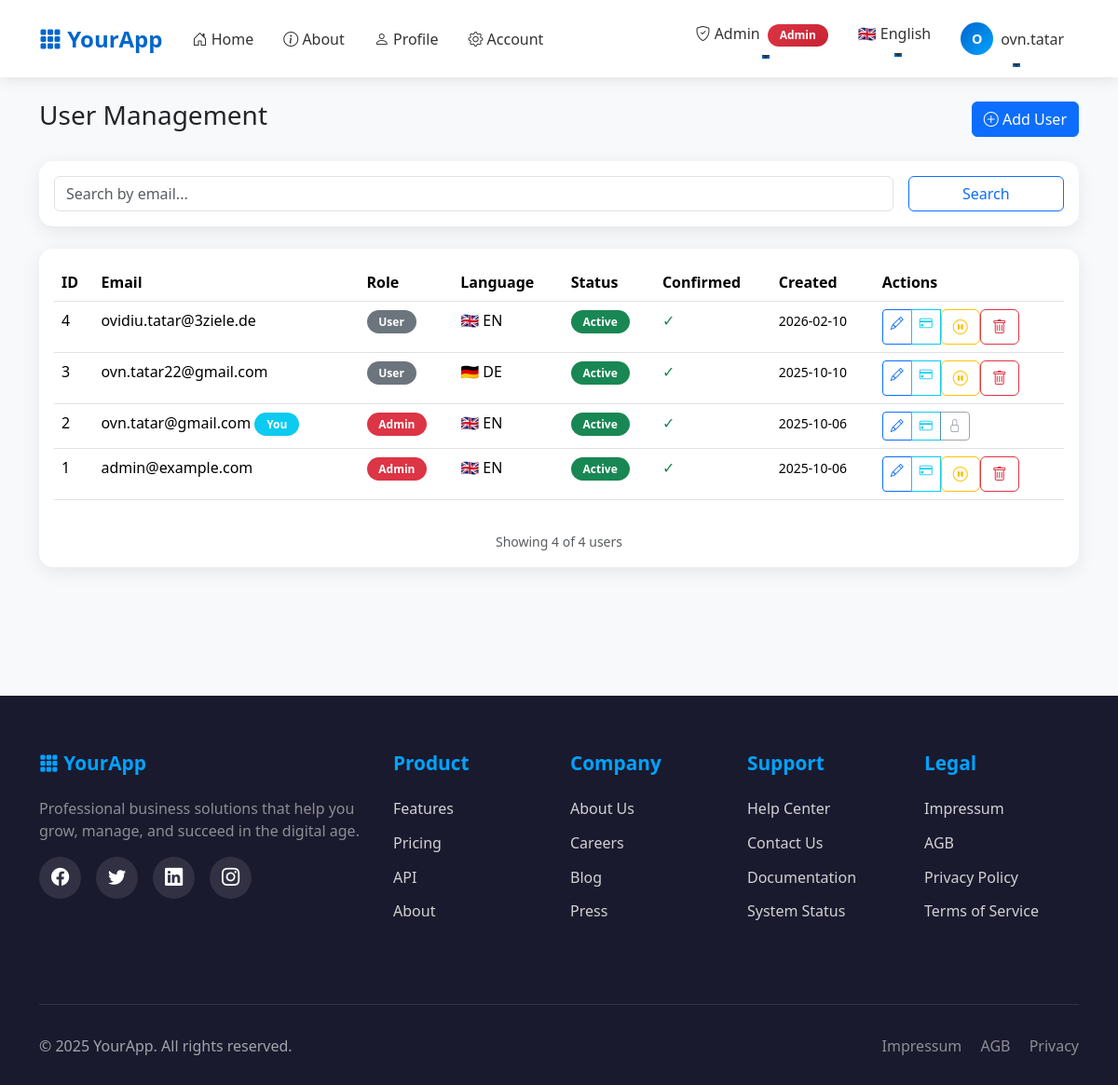
The app's page /admin/ (signed in) with its own data.
### app/models/user.py (models this page shows, shortened)
class User(UserMixin, db.Model):
    id = db.Column(db.Integer, primary_key=True)
    email = db.Column(db.String(255), unique=True, nullable=False, index=True)
    language = db.Column(db.String(5), default='en')
    role = db.Column(db.String(20), nullable=False, default='user', index=True)
    password_hash = db.Column(db.String(255), nullable=False)
    created_at = db.Column(db.DateTime, default=datetime.utcnow, nullable=False)
    confirmed_at = db.Column(db.DateTime, nullable=True)
    is_active = db.Column(db.Boolean, default=True, nullable=False, index=True)
    plan_id = db.Column(db.Integer, db.ForeignKey('plan.id'), nullable=True)
    plan = db.relationship('Plan', back_populates='users')
    plan_subscribed_at = db.Column(db.DateTime, nullable=True)
    billing = db.relationship("BillingProfile", uselist=False, back_populates="user", cascade="all, delete-orphan")
    api_keys = db.relationship("APIKey", back_populates="user", cascade="all, delete-orphan", lazy='dynamic')
    @property
    def is_confirmed(self) -> bool:
        return self.confirmed_at is not None
    @property
    def is_authenticated(self):
        return True

### app/blueprints/admin/routes.py (the view)
@bp.route('/')
@login_required
@roles_required('admin')
def index():
    page = request.args.get('page', 1, type=int)
    per_page = 20
    search = request.args.get('search', '', type=str)
    query = User.query
    if search:
        query = query.filter(
            (User.email.ilike(f'%{search}%'))
        )
    pagination = query.order_by(User.created_at.desc()).paginate(
        page=page, per_page=per_page, error_out=False
    )
    users = pagination.items
    return render_template(
        'admin/index.html',
        users=users,
        pagination=pagination,
        search=search
    )

### app/templates/admin/index.html (shortened to what this page needs)
{% extends "base.html" %}
{% block content %}
<div class="d-flex justify-content-between align-items-center mb-4">
  <h1 class="h3">{{ _('User Management') }}</h1>
  <a href="{{ url_for('admin.add_user') }}" class="btn btn-primary">
    <i class="bi bi-plus-circle"></i> {{ _('Add User') }}
  </a>
</div>
<div class="card mb-4">
  <div class="card-body">
    <form method="GET" action="{{ url_for('admin.index') }}" class="row g-3">
      <div class="col-md-10">
        <input type="text" name="search" class="form-control" placeholder="{{ _('Search by email...') }}" value="{{ search }}">
      </div>
      <div class="col-md-2">
        <button type="submit" class="btn btn-outline-primary w-100">{{ _('Search') }}</button>
      </div>
    </form>
  </div>
</div>
<div class="card">
  <div class="card-body">
    {% if users %}
      <div class="table-responsive">
        <table class="table table-hover">
          <thead>
            <tr>
              <th>{{ _('ID') }}</th>
              <th>{{ _('Email') }}</th>
              <th>{{ _('Role') }}</th>
              <th>{{ _('Language') }}</th>
              <th>{{ _('Status') }}</th>
              <th>{{ _('Confirmed') }}</th>
              <th>{{ _('Created') }}</th>
              <th>{{ _('Actions') }}</th>
            </tr>
          </thead>
          <tbody>
            {% for user in users %}
            <tr class="{% if not user.is_active %}table-secondary{% endif %}">
              <td>{{ user.id }}</td>
              <td>
                {{ user.email }}
                {% if user.id == current_user.id %}
                  <span class="badge bg-info">{{ _('You') }}</span>
                {% endif %}
              </td>
              <td>
                {% if user.role == 'admin' %}
                  <span class="badge bg-danger">{{ _('Admin') }}</span>
                {% else %}
                  <span class="badge bg-secondary">{{ _('User') }}</span>
                {% endif %}
              </td>
              <td>
                {% if user.language == 'de' %}🇩🇪{% else %}🇬🇧{% endif %}
                {{ user.language.upper() }}
              </td>
              <td>
                {% if user.is_active %}
                  <span class="badge bg-success">{{ _('Active') }}</span>
                {% else %}
                  <span class="badge bg-danger">{{ _('Disabled') }}</span>
                {% endif %}
              </td>
              <td>
                {% if user.is_confirmed %}
                  <span class="text-success">✓</span>
                {% else %}
                  <span class="text-muted">✗</span>
                {% endif %}
              </td>
              <td>
                <small>{{ user.created_at.strftime('%Y-%m-%d') }}</small>
              </td>
              <td>
                <div class="btn-group btn-group-sm" role="group">
                  <a href="{{ url_for('admin.edit_user', user_id=user.id) }}"
                     class="btn btn-outline-primary"
                     title="{{ _('Edit') }}">
                    <i class="bi bi-pencil"></i>
                  </a>
                  <a href="{{ url_for('admin.edit_user_billing', user_id=user.id) }}"
                     class="btn btn-outline-info"
                     title="{{ _('Edit Billing') }}">
                    <i class="bi bi-credit-card"></i>
                  </a>
                  {% if user.id != current_user.id %}
                  <form method="POST" action="{{ url_for('admin.toggle_user_status', user_id=user.id) }}" style="display: inline;">
                    <button type="submit"
                            class="btn btn-outline-{% if user.is_active %}warning{% else %}success{% endif %}"
                            title="{% if user.is_active %}{{ _('Disable') }}{% else %}{{ _('Enable') }}{% endif %}"
                            onclick="return confirm('{{ _('Are you sure?') }}')">
                      {% if user.is_active %}
                        <i class="bi bi-pause-circle"></i>
                      {% else %}
                        <i class="bi bi-play-circle"></i>
                      {% endif %}
                    </button>
                  </form>
                  <form method="POST" action="{{ url_for('admin.delete_user', user_id=user.id) }}" style="display: inline;">
                    <button type="submit"
                            class="btn btn-outline-danger"
                            title="{{ _('Delete') }}"
                            onclick="return confirm('{{ _('Are you sure you want to delete this user?') }}')">
                      <i class="bi bi-trash"></i>
                    </button>
                  </form>
                  {% else %}
                    <button class="btn btn-outline-secondary" disabled title="{{ _('Cannot modify yourself') }}">
                      <i class="bi bi-lock"></i>
                    </button>
                  {% endif %}
                </div>
              </td>
            </tr>
            {% endfor %}
          </tbody>
        </table>
      </div>
      <div class="text-center mt-3 text-muted">
        <small>{{ _('Showing') }} {{ users|length }} {{ _('of') }} {{ pagination.total }} {{ _('users') }}</small>
      </div>
    {% endif %}
  </div>
</div>
<link rel="stylesheet" href="https://cdn.jsdelivr.net/npm/bootstrap-icons@1.10.0/font/bootstrap-icons.css">
{% endblock %}

### app/templates/base.html (shortened to what this page needs)
<!doctype html>
<html lang="en">
<head>
    <link href="https://cdn.jsdelivr.net/npm/bootstrap@5.3.3/dist/css/bootstrap.min.css" rel="stylesheet">
    <link rel="stylesheet" href="https://cdn.jsdelivr.net/npm/bootstrap-icons@1.11.0/font/bootstrap-icons.css">
    <link href="{{ url_for('static', filename='css/app.css') }}" rel="stylesheet">
</head>
<body>
    <nav class="navbar navbar-expand-lg navbar-light sticky-top">
        <div class="container">
            <a class="navbar-brand" href="{{ url_for('main.index') }}">
                <i class="bi bi-grid-3x3-gap-fill"></i> YourApp
            </a>
            <div class="collapse navbar-collapse" id="navbarNav">
                <ul class="navbar-nav me-auto">
                    <li class="nav-item">
                        <a class="nav-link" href="{{ url_for('main.index') }}">
                            <i class="bi bi-house-door"></i> {{ _('Home') }}
                        </a>
                    </li>
                    <li class="nav-item">
                        <a class="nav-link" href="{{ url_for('main.about') }}">
                            <i class="bi bi-info-circle"></i> {{ _('About') }}
                        </a>
                    </li>
                    {% if current_user.is_authenticated %}
                    <li class="nav-item">
                        <a class="nav-link" href="{{ url_for('main.profile') }}">
                            <i class="bi bi-person"></i> {{ _('Profile') }}
                        </a>
                    </li>
                    <li class="nav-item">
                        <a class="nav-link" href="{{ url_for('account.overview') }}">
                            <i class="bi bi-gear"></i> {{ _('Account') }}
                        </a>
                    </li>
                    {% endif %}
                </ul>
                <ul class="navbar-nav">
                    {% if current_user.is_authenticated %}
                        {% if current_user.role == 'admin' %}
                        <li class="nav-item dropdown">
                            <a class="nav-link dropdown-toggle" href="#" id="adminDropdown" role="button"
                               data-bs-toggle="dropdown" aria-expanded="false">
                                <i class="bi bi-shield-check"></i> {{ _('Admin') }}
                                <span class="badge badge-admin ms-1">Admin</span>
                            </a>
                        </li>
                        {% endif %}
                        <li class="nav-item dropdown language-dropdown">
                            <a class="nav-link dropdown-toggle" href="#" id="languageDropdown" role="button"
                               data-bs-toggle="dropdown" aria-expanded="false">
                                {% if current_user.language == 'de' %}
                                    🇩🇪 Deutsch
                                {% else %}
                                    🇬🇧 English
                                {% endif %}
                            </a>
                        </li>
                        <li class="nav-item dropdown">
                            <a class="nav-link dropdown-toggle d-flex align-items-center" href="#" id="userDropdown"
                               role="button" data-bs-toggle="dropdown" aria-expanded="false">
                                <div class="user-avatar me-2">
                                    {{ current_user.email[0]|upper }}
                                </div>
                                <span class="d-none d-lg-inline">{{ current_user.email.split('@')[0] }}</span>
                            </a>
                        </li>
                    {% endif %}
                </ul>
            </div>
        </div>
    </nav>
    <main class="py-4">
        <div class="container">
            {% block content %}{% endblock %}
        </div>
    </main>
    <footer class="footer">
        <div class="container">
            <div class="row">
                <div class="col-lg-4 mb-4">
                    <h3 class="footer-title">
                        <i class="bi bi-grid-3x3-gap-fill"></i> YourApp
                    </h3>
                    <p class="text-white-50">Professional business solutions that help you grow, manage, and succeed in the digital age.</p>
                    <div class="social-links">
                        <a href="#" aria-label="Facebook"><i class="bi bi-facebook"></i></a>
                        <a href="#" aria-label="Twitter"><i class="bi bi-twitter"></i></a>
                        <a href="#" aria-label="LinkedIn"><i class="bi bi-linkedin"></i></a>
                        <a href="#" aria-label="Instagram"><i class="bi bi-instagram"></i></a>
                    </div>
                </div>
                <div class="col-lg-2 col-md-6 mb-4">
                    <h4 class="footer-title">Product</h4>
                    <ul class="footer-links">
                        <li><a href="{{ url_for('main.index') }}#features">Features</a></li>
                        <li><a href="{{ url_for('account.view_plan') }}">Pricing</a></li>
                        <li><a href="/api/v1/ping">API</a></li>
                        <li><a href="{{ url_for('main.about') }}">About</a></li>
                    </ul>
                </div>
                <div class="col-lg-2 col-md-6 mb-4">
                    <h4 class="footer-title">Company</h4>
                    <ul class="footer-links">
                        <li><a href="{{ url_for('main.about') }}">About Us</a></li>
                        <li><a href="/careers">Careers</a></li>
                        <li><a href="/blog">Blog</a></li>
                        <li><a href="/press">Press</a></li>
                    </ul>
                </div>
                <div class="col-lg-2 col-md-6 mb-4">
                    <h4 class="footer-title">Support</h4>
                    <ul class="footer-links">
                        <li><a href="/help">Help Center</a></li>
                        <li><a href="/contact">Contact Us</a></li>
                        <li><a href="/docs">Documentation</a></li>
                        <li><a href="/status">System Status</a></li>
                    </ul>
                </div>
                <div class="col-lg-2 col-md-6 mb-4">
                    <h4 class="footer-title">Legal</h4>
                    <ul class="footer-links">
                        <li><a href="/impressum">Impressum</a></li>
                        <li><a href="/agb">AGB</a></li>
                        <li><a href="/privacy">Privacy Policy</a></li>
                        <li><a href="/terms">Terms of Service</a></li>
                    </ul>
                </div>
            </div>
            <div class="footer-bottom">
                <div class="row">
                    <div class="col-md-6 text-center text-md-start mb-3 mb-md-0">
                        <p class="mb-0">&copy; 2025 YourApp. All rights reserved.</p>
                    </div>
                    <div class="col-md-6 text-center text-md-end">
                        <p class="mb-0">
                            <a href="/impressum" class="text-white-50 text-decoration-none me-3">Impressum</a>
                            <a href="/agb" class="text-white-50 text-decoration-none me-3">AGB</a>
                            <a href="/privacy" class="text-white-50 text-decoration-none">Privacy</a>
                        </p>
                    </div>
                </div>
            </div>
        </div>
    </footer>
</body>
</html>

### records on screen
User: email "O", email "ovn.tatar", id "2", email "ovn.tatar@gmail.com", language "EN", created_at "2025-10-06"
User: id "4", email "ovidiu.tatar@3ziele.de", language "EN", created_at "2026-02-10", is_active True (drawn)
User: id "3", email "ovn.tatar22@gmail.com", language "DE", created_at "2025-10-10", is_active True (drawn)
User: id "1", email "admin@example.com", language "EN", created_at "2025-10-06", is_active True (drawn)

### other values on screen
{{ users|length }} "4"
{{ pagination.total }} "4"
